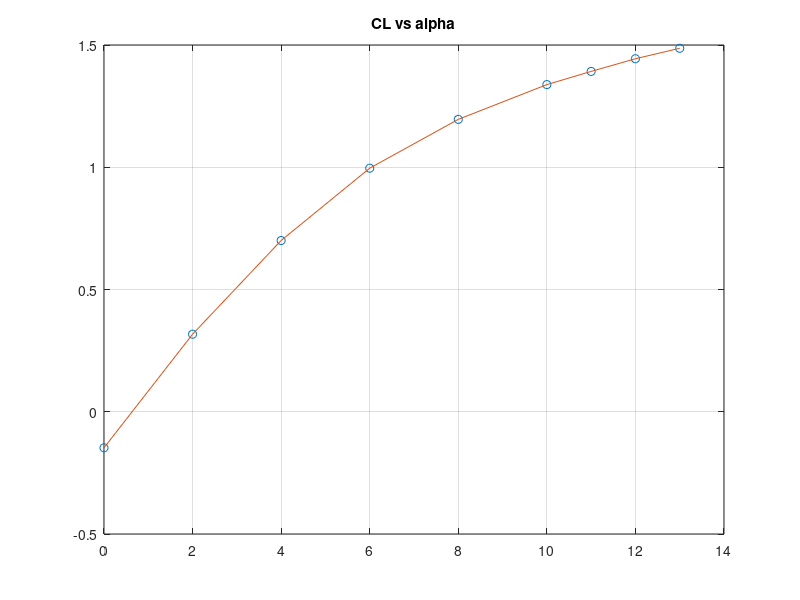
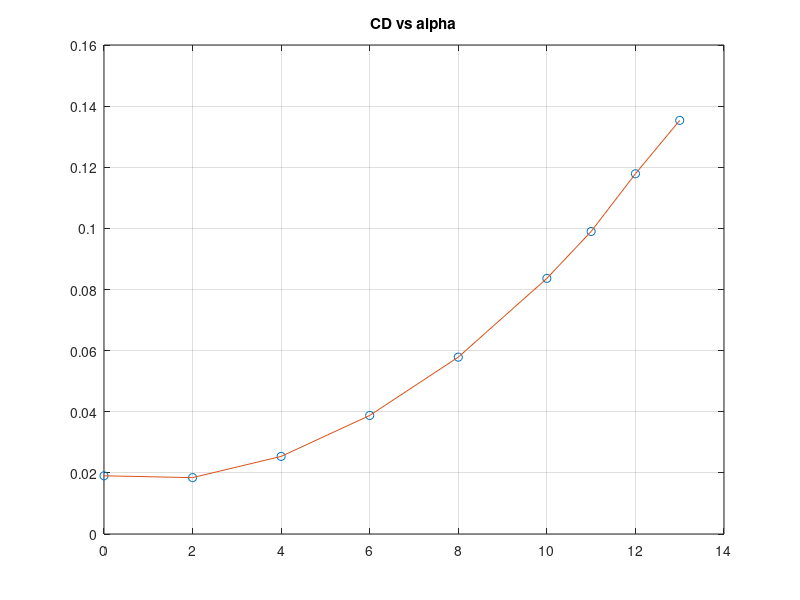
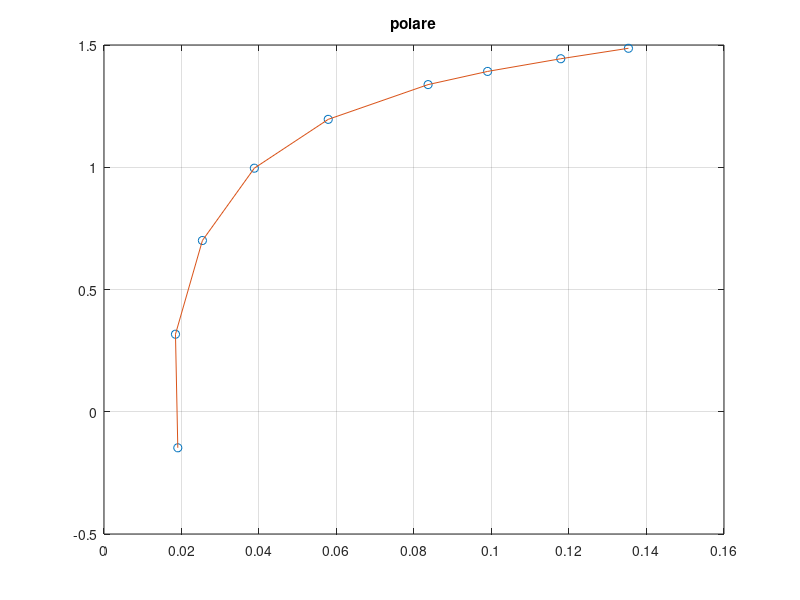

The MATLAB source for these figures, in order:
clear all
close all
clc


CL =  [-0.147415, 0.317107, 0.700351, 0.996172,  1.195895, 1.338029, 1.391967, 1.443815, 1.486585];
CD =  [0.019045, 0.018444, 0.025394, 0.038792, 0.057867, 0.083637, 0.098987, 0.117870, 0.135338];
alpha =  [0, 2, 4, 6, 8, 10, 11, 12, 13];

figure(1)
plot(alpha,CL,'o')
hold on
plot(alpha,CL,'-')
grid on
title('CL vs alpha')

figure(2)
plot(alpha,CD,'o')
hold on
plot(alpha,CD,'-')
grid on
title('CD vs alpha')

figure(3)
plot(CD,CL,'o')
hold on
plot(CD,CL,'-')
grid on
title('polare')

